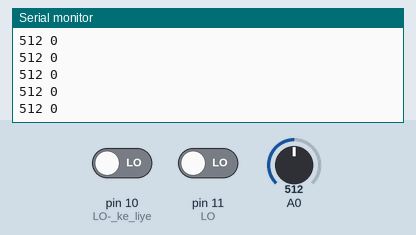
This sketch was run on a simulated Arduino Uno, built with avr-gcc and run on an emulated ATmega328P. On the bench: the last lines printed to the serial monitor. Inputs (shaded band) come from the test bench; at power-on: A0 = 512, pin 10 (LO-_ke_liye) LOW, pin 11 (LO) LOW.

Above: at 1.2 s.
1.3 s: A0 set to 992
At 1.9 s:
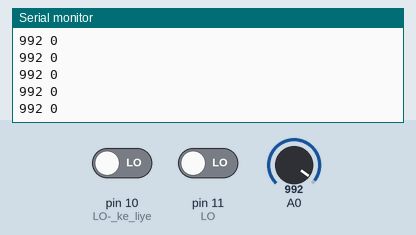
2.8 s: A0 set to 1018
At 3.5 s:
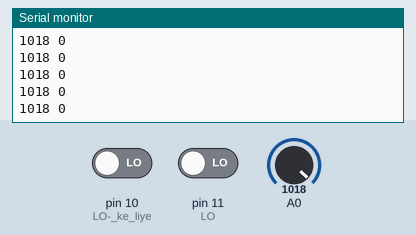
Timing chart, 0 to 5.8 s (numbered marks = the images above; inputs shaded):
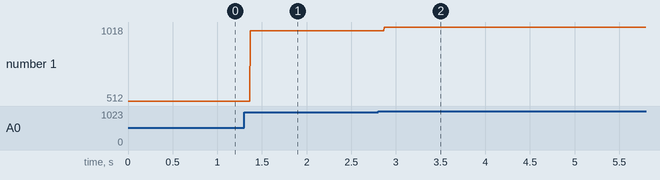

The sketch:

tarpJComp.ino
```cpp
//#include <ESP8266WiFi.h>

//#define vibLow 60
//#define vibHigh 100
unsigned long startTime = 0;
unsigned int eventCount = 0;
int heartrate=0;
int heartrate_f=0;
void setup() {
  // put your setup code here, to run once:
Serial.begin(9600);
pinMode(11,INPUT); //LO+ ke liye
pinMode(10,INPUT); //LO- ke liye
}
//int oldTime=0,newTime=0;
//int calculateBPM()
//{
//  bool flag=true;
//  if(analogRead(A0)>900&&flag=true){
//    newTime=millis();
//    flag=false;
//  }
//  int diff=newTime-oldTime;
//  int currentBPM = 60000 / diff;
//  if(analogRead(A0)>900&&flag=false){
//    oldTime=newTime;
//    flag=true;
//  }
//  return currentBPM;
//}
void loop() {
  // put your main code here, to run repeatedly:
  if((digitalRead(11)==HIGH)||(digitalRead(10)==HIGH)){
 //   Serial.print("");
  }
else{
  int heartbeatValue = analogRead(A0);
Serial.print(heartbeatValue);
Serial.print(" ");
if (heartbeatValue > 750) {
    if (eventCount == 0) {
      startTime = millis();
    } else {
      unsigned long endTime = millis();
      unsigned long timeDifference = endTime - startTime;
 //     Serial.print("Time difference between events: ");
      //Serial.print(timeDifference);
   //   Serial.print(" milliseconds");
      startTime = endTime;
      heartrate=60000/timeDifference;
      if(heartrate<200)
      {
        heartrate_f=heartrate;
      }
    }


    eventCount++;
  }
Serial.println(heartrate_f);
 // delay(1000);  // Adjust the delay based on how often you are checking the heartbeat value
}

delay(1);
}
```

Measured:
- after the input at 1.3 s, the serial monitor: prints a new line after 0.07 s (image 1)
- after the input at 2.8 s, the serial monitor: prints a new line after 0.07 s (image 2)
- plotted number 1: 512 → 992 after the input at 1.3 s, 992 → 1018 after the input at 2.8 s
